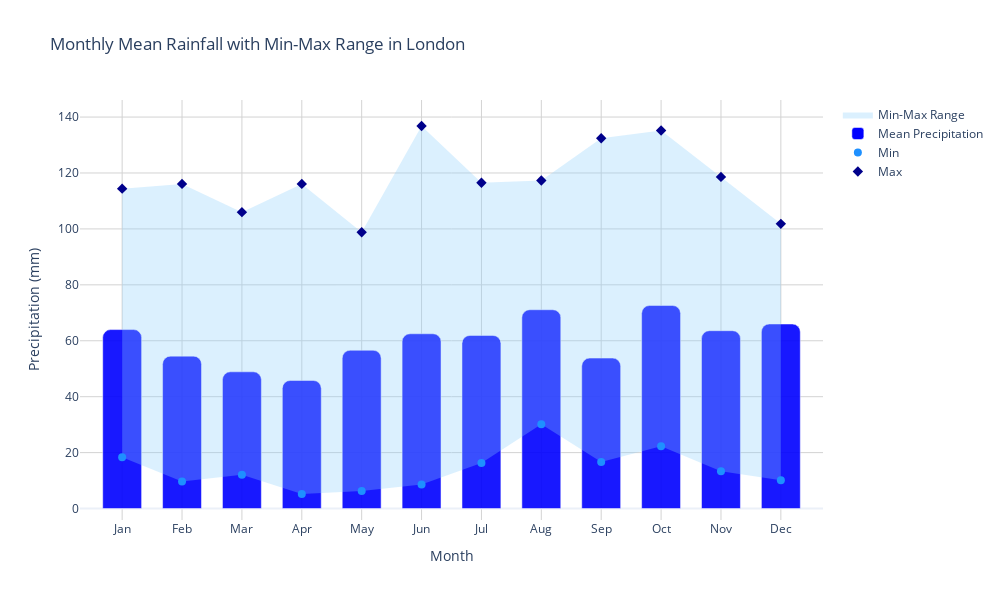

Notebook code cell kept with this figure:
### Code cell
plot_monthly_aggregate_dynamic_V2(london_monthly_aggregate, 'Mean', bar_width=0.65, fig_width=1000, fig_height=600)

### Figure 1 — Plotly figure (JSON) as saved in the notebook; plotly's stock layout.template omitted (floating-point values rounded to 4 significant figures)
{"data": [{"fill": "toself", "fillcolor": "rgba(135, 206, 250, 0.3)", "hoverinfo": "skip", "line": {"color": "rgba(255,255,255,0)"}, "name": "Min-Max Range", "showlegend": true, "type": "scatter", "x": ["Jan", "Feb", "Mar", "Apr", "May", "Jun", "Jul", "Aug", "Sep", "Oct", "Nov", "Dec", "Dec", "Nov", "Oct", "Sep", "Aug", "Jul", "Jun", "May", "Apr", "Mar", "Feb", "Jan"], "y": [114.4, 116.1, 106, 116.1, 98.8, 136.8, 116.5, 117.3, 132.4, 135.2, 118.6, 101.8, 10.1, 13.3, 22.3, 16.6, 30.1, 16.3, 8.6, 6.3, 5.2, 12.1, 9.7, 18.3]}, {"marker": {"color": "blue", "opacity": 0.9}, "name": "Mean Precipitation", "type": "bar", "width": 0.65, "x": ["Jan", "Feb", "Mar", "Apr", "May", "Jun", "Jul", "Aug", "Sep", "Oct", "Nov", "Dec"], "y": [64, 54.5, 48.9, 45.8, 56.6, 62.5, 61.9, 71.1, 53.8, 72.6, 63.6, 66]}, {"marker": {"color": "dodgerblue", "size": 8, "symbol": "circle"}, "mode": "markers", "name": "Min", "type": "scatter", "x": ["Jan", "Feb", "Mar", "Apr", "May", "Jun", "Jul", "Aug", "Sep", "Oct", "Nov", "Dec"], "y": [18.3, 9.7, 12.1, 5.2, 6.3, 8.6, 16.3, 30.1, 16.6, 22.3, 13.3, 10.1]}, {"marker": {"color": "darkblue", "size": 8, "symbol": "diamond"}, "mode": "markers", "name": "Max", "type": "scatter", "x": ["Jan", "Feb", "Mar", "Apr", "May", "Jun", "Jul", "Aug", "Sep", "Oct", "Nov", "Dec"], "y": [114.4, 116.1, 106, 116.1, 98.8, 136.8, 116.5, 117.3, 132.4, 135.2, 118.6, 101.8]}], "layout": {"barcornerradius": 8, "barmode": "overlay", "height": 600, "hovermode": "x unified", "title": {"text": "Monthly Mean Rainfall with Min-Max Range in London"}, "width": 1000, "xaxis": {"gridcolor": "lightgray", "showgrid": true, "title": {"text": "Month"}}, "yaxis": {"gridcolor": "lightgray", "showgrid": true, "title": {"text": "Precipitation (mm)"}}}}
